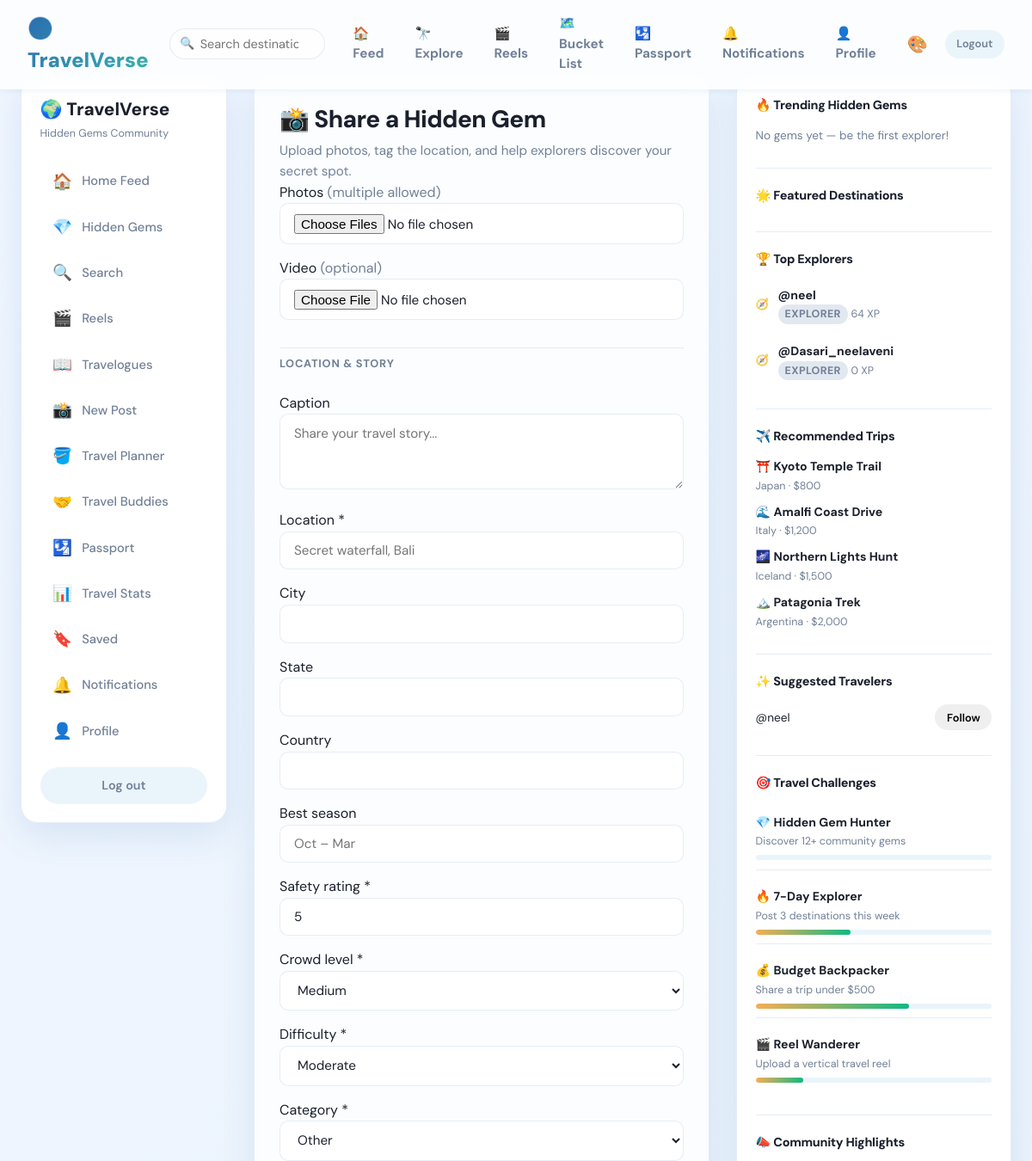
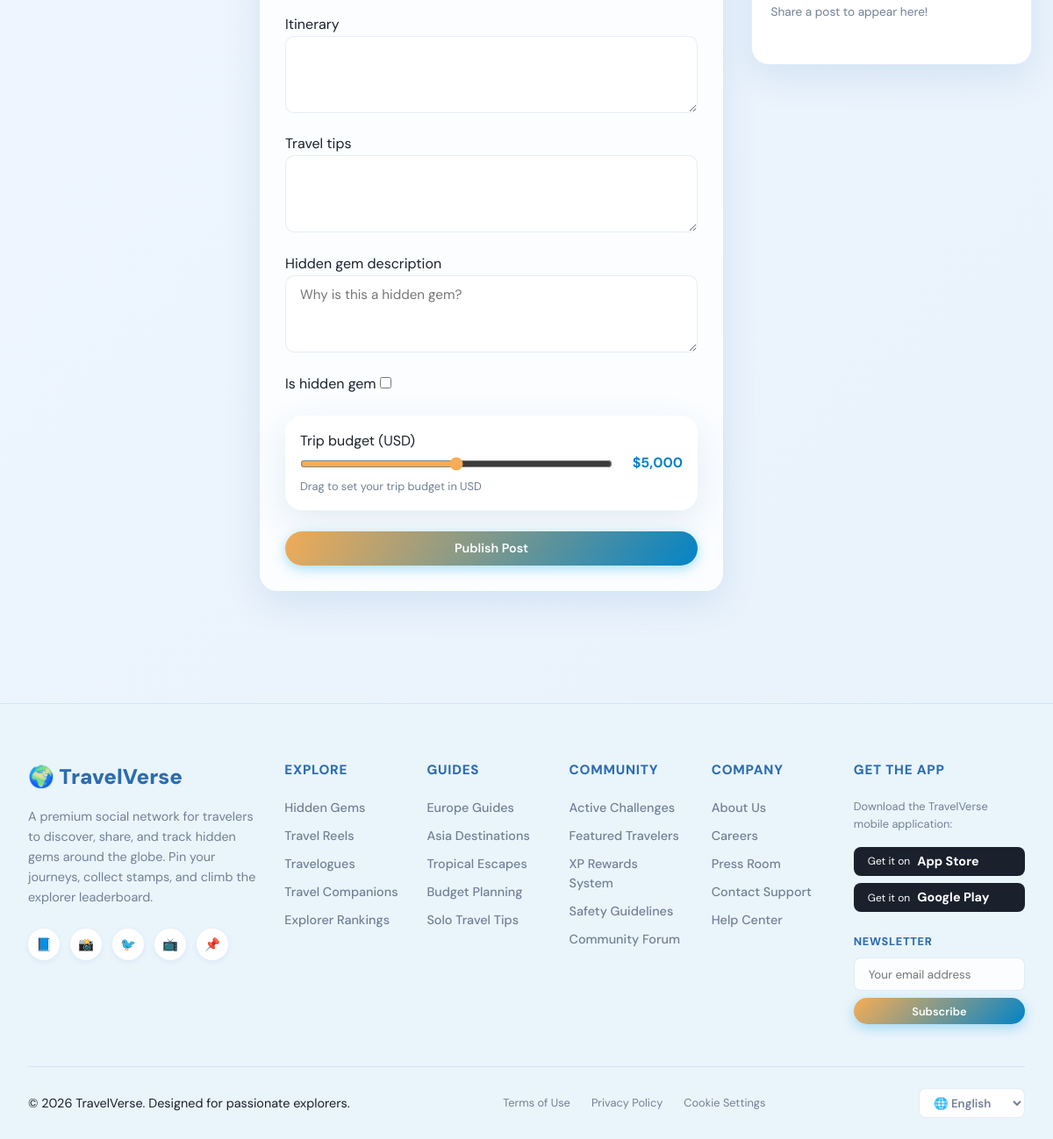
The page /post/create/ (signed in) on the database its author committed (2 pictures, top to bottom).
### social/models.py (models this page shows, shortened)
class Profile(models.Model):
    user = models.OneToOneField(User, on_delete=models.CASCADE, related_name='profile')
    avatar = models.ImageField(upload_to='avatars/', blank=True, null=True)
    avatar_url = models.URLField(blank=True)
    bio = models.TextField(blank=True, max_length=300)
    location = models.CharField(max_length=150, blank=True)
    website = models.URLField(blank=True)
    explorer_score = models.PositiveIntegerField(default=0)
    countries_visited = models.TextField(blank=True, default='[]')
    created_at = models.DateTimeField(auto_now_add=True)
    updated_at = models.DateTimeField(auto_now=True)
    @property
    def badge(self):
        return explorer_badge(self.explorer_score)
    @property
    def badge_full_name(self):
        return badge_tier_for_score(self.explorer_score)[2]
    @property
    def badge_icon(self):
        return badge_tier_for_score(self.explorer_score)[3]
    @property
    def badge_slug(self):
        return badge_tier_for_score(self.explorer_score)[1]

### social/views.py (the view)
# urls.py: path('post/create/', views.create_post, name='create_post'),
@login_required
def create_post(request):
    if request.method == 'POST':
        form = PostForm(request.POST, request.FILES)
        if form.is_valid():
            post = form.save(commit=False)
            post.author = request.user
            post.save()
            images = request.FILES.getlist('images')
            video = request.FILES.get('video')
            if not images and not video:
                messages.error(request, 'Please upload at least one image or a video.')
                return render(request, 'create_post.html', {'form': form, **_sidebar_context(request)})
            for idx, img in enumerate(images):
                validate_image_upload(img)
                PostImage.objects.create(post=post, image=img, order=idx)
            if video and not images:
                messages.info(request, 'Video noted — upload a dedicated Reel for best playback.')
            _stamp_from_post(request.user, post)
            _geocode_post(post)
            update_post_gem_score(post)
            request.user.profile.recalculate_explorer_score()
            sync_user_achievements(request.user)
            messages.success(request, 'Your travel post is live!')
            return redirect('feed')
        messages.error(request, 'Please correct the errors below.')
    else:
        form = PostForm()
    return render(request, 'create_post.html', {'form': form, **_sidebar_context(request)})

### social/context_processors.py (called while the page is built)
def notification_context(request):
    if request.user.is_authenticated:
        unread = request.user.notifications.filter(is_read=False).count()
        return {'unread_notifications': unread}
    return {'unread_notifications': 0}

### social/gamification.py (called while the page is built)
def badge_tier_for_score(score):
    current = BADGE_TIERS[0]
    for tier in BADGE_TIERS:
        if score >= tier[0]:
            current = tier
        else:
            break
    return current

### social/services.py (called while the page is built)
def trending_posts(limit=5):
    return (
        Post.objects.select_related('author', 'author__profile')
        .prefetch_related('images')
        .filter(is_hidden_gem=True)
        .order_by('-hidden_gem_score', '-gem_votes', '-created_at')[:limit]
    )

def top_explorers(limit=5):
    return Profile.objects.select_related('user').order_by('-explorer_score')[:limit]

def featured_destinations(limit=4):
    return (
        Post.objects.select_related('author')
        .prefetch_related('images')
        .filter(is_hidden_gem=True)
        .order_by('-hidden_gem_score')[:limit]
    )

def community_highlights(limit=5):
    return (
        Post.objects.annotate(
            engagement=Count('likes', distinct=True) + Count('comments', distinct=True),
        )
        .select_related('author', 'author__profile')
        .prefetch_related('images')
        .order_by('-engagement', '-created_at')[:limit]
    )

def recommended_trips(limit=4):
    return [
        {'title': 'Kyoto Temple Trail', 'location': 'Japan', 'budget': '$800', 'icon': '⛩️'},
        {'title': 'Amalfi Coast Drive', 'location': 'Italy', 'budget': '$1,200', 'icon': '🌊'},
        {'title': 'Northern Lights Hunt', 'location': 'Iceland', 'budget': '$1,500', 'icon': '🌌'},
        {'title': 'Patagonia Trek', 'location': 'Argentina', 'budget': '$2,000', 'icon': '🏔️'},
    ][:limit]

def travel_challenges():
    from .models import Post
    gem_count = Post.objects.filter(is_hidden_gem=True).count()
    return [
        {'title': 'Hidden Gem Hunter', 'desc': f'Discover {max(gem_count, 12)}+ community gems', 'icon': '💎', 'progress': min(100, gem_count * 5)},
        {'title': '7-Day Explorer', 'desc': 'Post 3 destinations this week', 'icon': '🔥', 'progress': 40},
        {'title': 'Budget Backpacker', 'desc': 'Share a trip under $500', 'icon': '💰', 'progress': 65},
        {'title': 'Reel Wanderer', 'desc': 'Upload a vertical travel reel', 'icon': '🎬', 'progress': 20},
    ]

### social/views.py (called while the page is built)
def _sidebar_context(request):
    return sidebar_widgets(request)

### templates/create_post.html (shortened to what this page needs)
{% extends 'app_base.html' %}
{% block main %}
<div class="page-card glass-card">
  <h1>📸 Share a Hidden Gem</h1>
  <p class="subtitle">Upload photos, tag the location, and help explorers discover your secret spot.</p>
  <form method="post" enctype="multipart/form-data" class="form-grid" id="create-post-form">
    <div class="form-full">
      <label>Photos <span class="muted">(multiple allowed)</span></label>
      <input type="file" name="images" class="form-control" accept="image/*" multiple>
    </div>
    <div class="form-full">
      <label>Video <span class="muted">(optional)</span></label>
      <input type="file" name="video" class="form-control" accept="video/mp4,video/webm">
    </div>
    <p class="form-section-title">Location & story</p>
    {% for field in form %}
    {% if field.name == 'budget_slider' %}
    <div class="form-full budget-slider-wrap glass-card" style="padding:1rem">
      <label for="id_budget_slider">{{ field.label }}</label>
      <div class="budget-slider-row">
        {{ field }}
        <output id="budget-output" class="budget-output">$0</output>
      </div>
      <p class="form-hint">Drag to set your trip budget in USD</p>
    </div>
    {% elif field.name != 'budget_slider' %}
    <div class="{% if field.field.widget.input_type == 'textarea' or field.field.widget.input_type == 'checkbox' or field.name == 'location' or field.name == 'caption' %}form-full{% endif %}">
      <label>{{ field.label }}{% if field.field.required %} *{% endif %}</label>
      {{ field }}
    </div>
    {% endif %}
    {% endfor %}
    <button type="submit" class="btn btn-primary">Publish Post</button>
  </form>
</div>
{% endblock %}

### templates/partials/sidebar_right.html (shortened to what this page needs)
<aside class="sidebar sidebar-right">
  <div class="widget">
    <h3>🔥 Trending Hidden Gems</h3>
    <ul class="widget-list">
      {% for post in trending %}
      <li>
        <a href="{% url 'post_detail' post.pk %}">
          <strong>{{ post.location }}</strong>
          <span>Score {{ post.hidden_gem_score }} · {{ post.gem_votes }} votes</span>
        </a>
      </li>
      {% empty %}
      <li class="muted">No gems yet — be the first explorer!</li>
      {% endfor %}
    </ul>
  </div>
  <div class="widget">
    <h3>🌟 Featured Destinations</h3>
  </div>
  <div class="widget">
    <h3>🏆 Top Explorers</h3>
    <ul class="widget-list explorers">
      {% for profile in top_explorers %}
      <li>
        <a href="{% url 'profile' profile.user.username %}">
          <span class="avatar-sm">{% if profile.avatar %}<img src="{{ profile.avatar.url }}" alt="">{% else %}{{ profile.badge_icon }}{% endif %}</span>
          <div>
            <strong>@{{ profile.user.username }}</strong>
            <span class="badge-pill badge-{{ profile.badge_slug|default:profile.badge|lower }}">{{ profile.badge_full_name|default:profile.badge }}</span>
            <small>{{ profile.explorer_score }} XP</small>
          </div>
        </a>
      </li>
      {% empty %}
      <li class="muted">Explore to climb the ranks!</li>
      {% endfor %}
    </ul>
  </div>
  <div class="widget">
    <h3>✈️ Recommended Trips</h3>
    <ul class="widget-list">
      {% for trip in recommended_trips %}
      <li>
        <strong>{{ trip.icon }} {{ trip.title }}</strong>
        <span>{{ trip.location }} · {{ trip.budget }}</span>
      </li>
      {% endfor %}
    </ul>
  </div>
  <div class="widget">
    <h3>✨ Suggested Travelers</h3>
    <ul class="widget-list">
      {% for u in suggested_users %}
      <li class="suggest-row">
        <a href="{% url 'profile' u.username %}">@{{ u.username }}</a>
        <button type="button" class="btn btn-sm btn-follow" data-follow="{{ u.username }}">Follow</button>
      </li>
      {% endfor %}
    </ul>
  </div>
  <div class="widget">
    <h3>🎯 Travel Challenges</h3>
    <ul class="widget-list">
      {% for ch in travel_challenges %}
      <li class="challenge-item">
        <strong>{{ ch.icon }} {{ ch.title }}</strong>
        <small>{{ ch.desc }}</small>
        <div class="challenge-bar"><div class="challenge-bar-fill" style="width:{{ ch.progress }}%"></div></div>
      </li>
      {% endfor %}
    </ul>
  </div>
  <div class="widget">
    <h3>📣 Community Highlights</h3>
    <ul class="widget-list">
      {% for post in community_highlights %}
      <li>
        <a href="{% url 'post_detail' post.pk %}">
          <strong>@{{ post.author.username }}</strong>
          <span>{{ post.location|truncatewords:4 }}</span>
        </a>
      </li>
      {% empty %}
      <li class="muted">Share a post to appear here!</li>
      {% endfor %}
    </ul>
  </div>
</aside>

### static/css/custom.css (style rules this page uses)
:root { --primary-ocean: #2B6CB0; --primary-teal: #38B2AC; --accent: #F6AD55; --gem: #9F7AEA; --accent-gradient: linear-gradient(135deg, var(--primary-ocean) 0%, var(--primary-teal) 100%); --bg-gradient: linear-gradient(135deg, #F0F6FF 0%, #E8F2FB 100%); --bg: #F0F6FF; --bg-soft: #EAF4FB; --surface: #FFFFFF; --surface-hover: rgba(255, 255, 255, 0.95); --border: rgba(43, 108, 176, 0.12); --text: #1A202C; --text-secondary: #718096; --muted: #718096; --shadow-sm: 0 2px 6px rgba(43, 108, 176, 0.08); --shadow: 0 14px 40px rgba(43, 108, 176, 0.12); --shadow-lg: 0 26px 60px rgba(43, 108, 176, 0.16); --glass-bg: rgba(255, 255, 255, 0.78); --glass-border: rgba(255, 255, 255, 0.45); --font-family: 'DM Sans', sans-serif; --radius: 20px; --transition: 0.25s cubic-bezier(0.4, 0, 0.2, 1); }
body { font-family: var(--font-family) !important; background-color: var(--bg) !important; background-image: var(--bg-gradient) !important; color: var(--text) !important; transition: background var(--transition), color var(--transition); }
h1, h2, h3, h4, h5, h6 { font-family: var(--font-family) !important; font-weight: 800 !important; color: var(--text) !important; }
.glass-card { background: var(--glass-bg) !important; backdrop-filter: blur(16px) !important; -webkit-backdrop-filter: blur(16px) !important; border: 1px solid var(--glass-border) !important; box-shadow: var(--shadow) !important; border-radius: var(--radius) !important; transition: transform var(--transition), box-shadow var(--transition); }
.app-shell-new .sidebar-right { grid-column: 3; position: sticky; top: 88px; align-self: start; min-height: calc(100vh - 120px); }

### rows shown on the page
Profile: badge_icon "🧭", user.username "neel", badge_full_name "EXPLORER", explorer_score "64"
Profile: badge_icon "🧭", user.username "Dasari_neelaveni", badge_full_name "EXPLORER", explorer_score "0"

### other values the page prints
{{ field.label }} "Caption" "Location" "City" "State" "Country" "Best season" "Safety rating" "Crowd level" "Difficulty" "Category" "Itinerary" "Travel tips" "Hidden gem description" "Is hidden gem"
{{ field.label }} "Trip budget (USD)"
{{ trip.icon }} "⛩️" "🌊" "🌌" "🏔️"
{{ trip.title }} "Kyoto Temple Trail" "Amalfi Coast Drive" "Northern Lights Hunt" "Patagonia Trek"
{{ trip.location }} "Japan" "Italy" "Iceland" "Argentina"
{{ trip.budget }} "$800" "$1,200" "$1,500" "$2,000"
{{ u.username }} "neel"
{{ ch.icon }} "💎" "🔥" "💰" "🎬"
{{ ch.title }} "Hidden Gem Hunter" "7-Day Explorer" "Budget Backpacker" "Reel Wanderer"
{{ ch.desc }} "Discover 12+ community gems" "Post 3 destinations this week" "Share a trip under $500" "Upload a vertical travel reel"
